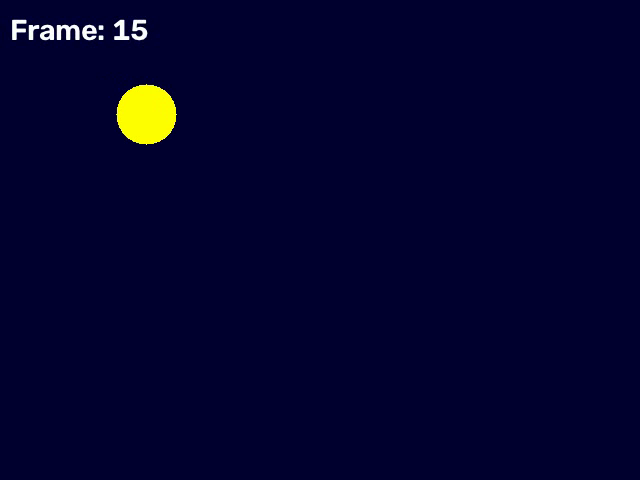
#> input picture frame 15 of inputs/sample_video.mp4, 640 x 480 px
$ python Exp_09_Perspective_Transformation_Video.py
#> lines starting #> are read from the running program, lines starting #| are printed output that depends on the picture
"""
Experiment 09: Perform Perspective Transformation on the Video
Description: Apply perspective warp to each frame of a video.
"""
import cv2
import numpy as np
import os
import sys

def main():
    input_path = os.path.join("inputs", "sample_video.mp4")
    output_path = os.path.join("outputs", "Exp_09_Perspective_Video.mp4")

    cap = cv2.VideoCapture(input_path)
    if not cap.isOpened():
        print(f"Error: Could not open video from {input_path}")
        return

    fps = cap.get(cv2.CAP_PROP_FPS)
    width = int(cap.get(cv2.CAP_PROP_FRAME_WIDTH))
    height = int(cap.get(cv2.CAP_PROP_FRAME_HEIGHT))
    fourcc = cv2.VideoWriter_fourcc(*'mp4v')

    os.makedirs("outputs", exist_ok=True)
    out = cv2.VideoWriter(output_path, fourcc, fps, (width, height))

    # Set up points for perspective transformation (e.g. slight tilt)
    pts1 = np.float32([[0, 0], [width - 1, 0], [0, height - 1], [width - 1, height - 1]])
    pts2 = np.float32([[80, 50], [width - 80, 50], [30, height - 40], [width - 30, height - 40]])
    M = cv2.getPerspectiveTransform(pts1, pts2)

    headless = os.environ.get("CV_HEADLESS", "0") == "1" or not sys.stdin.isatty()
    print("Processing video frames and warping perspective...")
    while cap.isOpened():
        ret, frame = cap.read()
#> frame is the input picture: shape (480, 640, 3); mean B, G, R 46.4, 3.3, 3.3
        if not ret:
            break

        warped_frame = cv2.warpPerspective(frame, M, (width, height))
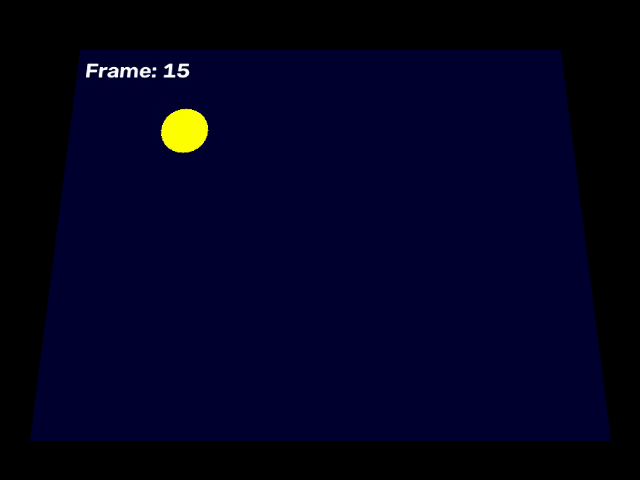
#> warped_frame: shape (480, 640, 3); mean B, G, R 31.3, 1.8, 1.8
        out.write(warped_frame)

        # Display the video frame
        if not headless:
            try:
                cv2.imshow("Original Video Frame", frame)
                cv2.imshow("Warped Video Frame", warped_frame)
                if cv2.waitKey(10) & 0xFF == ord('q'):
                    break
            except:
                pass

    cap.release()
    out.release()
    if not headless:
        try:
            cv2.destroyAllWindows()
        except:
            pass

    print(f"Perspective warped video saved successfully to: {output_path}")

if __name__ == "__main__":
    main()

$ run again, starting later in the video
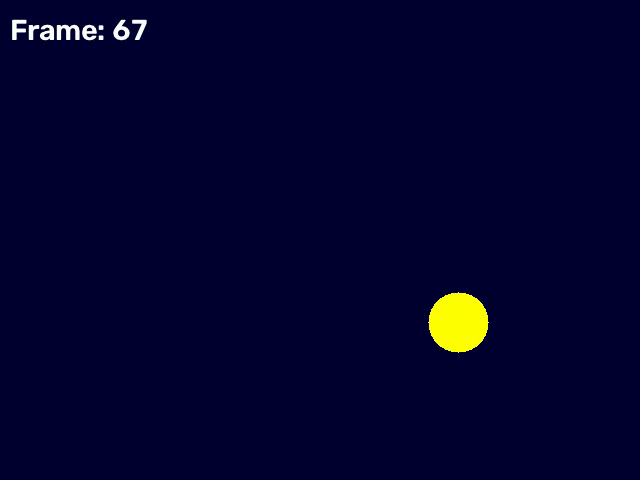
#> input picture frame 67 of inputs/sample_video.mp4, 640 x 480 px
#> in main, frame is the input picture: shape (480, 640, 3); mean B, G, R 46.3, 3.2, 3.2
#> in main, `warped_frame = cv2.warpPerspective(frame, M, (width, height))`:
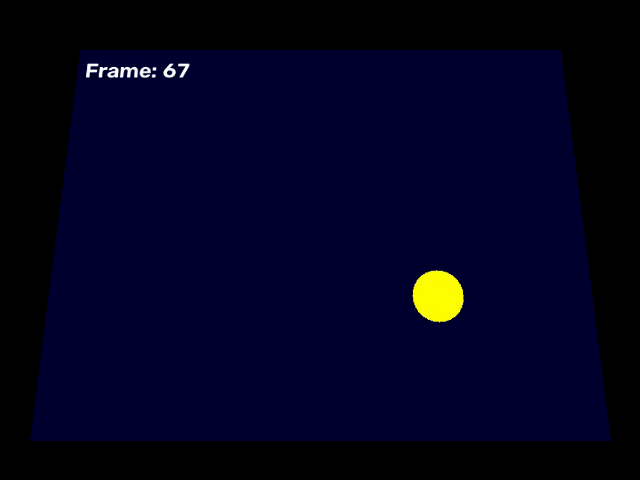
#> warped_frame: shape (480, 640, 3); mean B, G, R 31.2, 2.2, 2.2

$ run again, starting later in the video
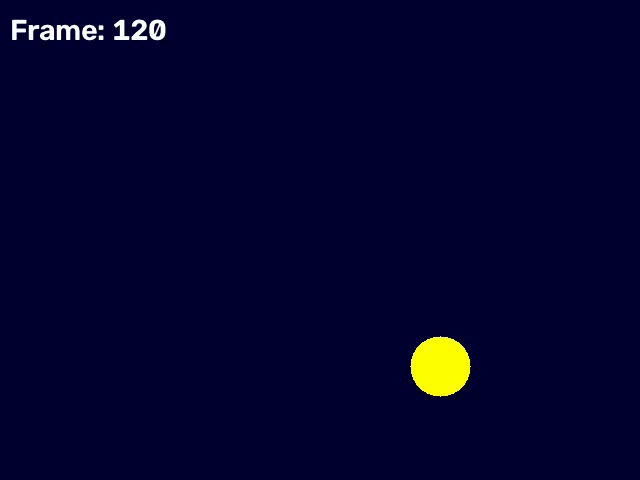
#> input picture frame 120 of inputs/sample_video.mp4, 640 x 480 px
#> in main, frame is the input picture: shape (480, 640, 3); mean B, G, R 46.5, 3.5, 3.4
#> in main, `warped_frame = cv2.warpPerspective(frame, M, (width, height))`:
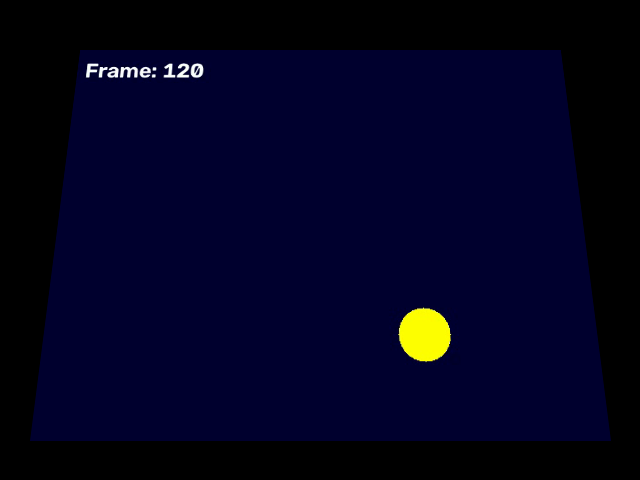
#> warped_frame: shape (480, 640, 3); mean B, G, R 31.2, 2.4, 2.4
